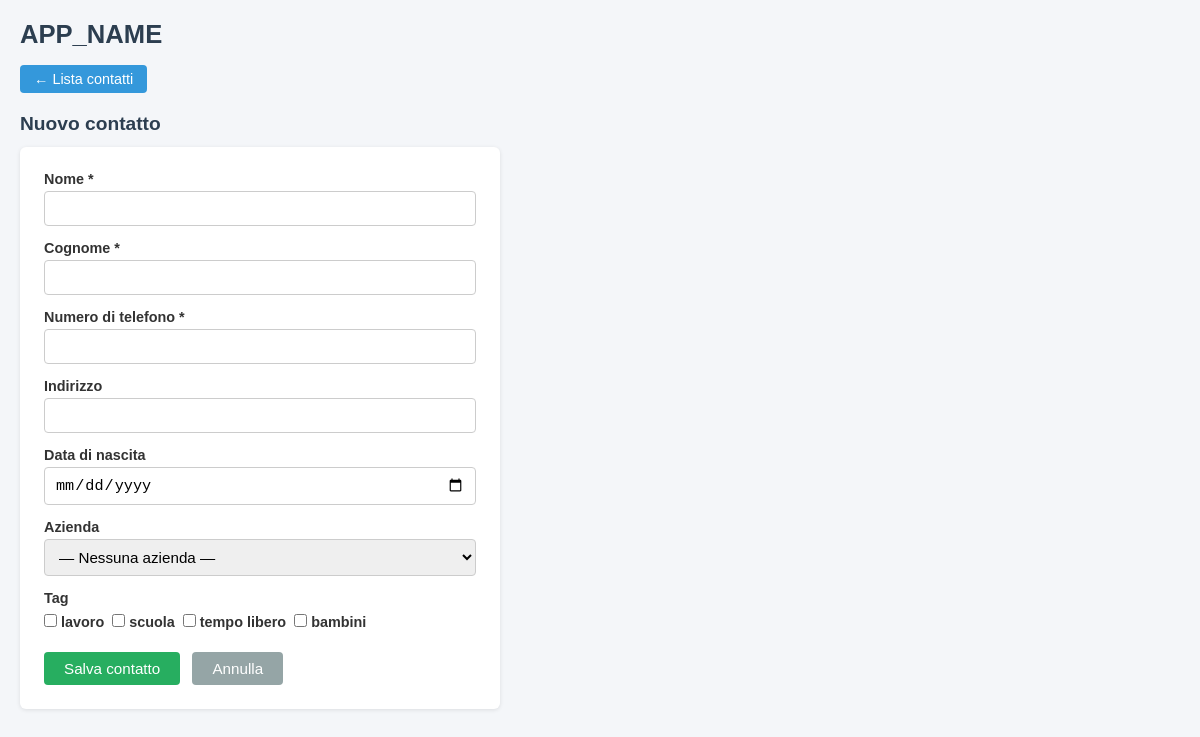
Page /create.php on the committed database.
### tables this page shows
CREATE TABLE IF NOT EXISTS `tags` (
  `id`   INT(11)      NOT NULL AUTO_INCREMENT,
  `nome` VARCHAR(100) NOT NULL,
  PRIMARY KEY (`id`),
  UNIQUE KEY `uq_tags_nome` (`nome`)
);

### db.php (called while the page is built, shortened)
<?php
function get_db(): PDO
{
    static $pdo = null;
    if ($pdo === null) {
        $dsn = sprintf(
            'mysql:host=%s;dbname=%s;charset=%s',
            DB_HOST,
            DB_NAME,
            DB_CHARSET
        );
        $options = [
            PDO::ATTR_ERRMODE            => PDO::ERRMODE_EXCEPTION,
            PDO::ATTR_DEFAULT_FETCH_MODE => PDO::FETCH_ASSOC,
            PDO::ATTR_EMULATE_PREPARES   => false,
        ];
        $pdo = new PDO($dsn, DB_USER, DB_PASS, $options);
    }
    return $pdo;
}

### create.php (the view, shortened to what this page needs)
<?php
require_once __DIR__ . '/db.php';
try {
    $tags_disponibili = get_db()->query('SELECT id, nome FROM tags ORDER BY id')->fetchAll();
} catch (PDOException $e) {
    $tags_disponibili = [];
}
?>
<!DOCTYPE html>
<html lang="it">
<head>
    <link rel="stylesheet" href="style.css">
</head>
<body>
    <h1><?= APP_NAME ?></h1>
    <nav><a href="index.php">← Lista contatti</a></nav>
    <h2>Nuovo contatto</h2>
    <form method="post" action="create.php">
        <div class="form-group">
            <label for="nome">Nome *</label>
            <input type="text" id="nome" name="nome"
                   value="<?= htmlspecialchars($_POST['nome'] ?? '') ?>" required>
        </div>
        <div class="form-group">
            <label for="cognome">Cognome *</label>
            <input type="text" id="cognome" name="cognome"
                   value="<?= htmlspecialchars($_POST['cognome'] ?? '') ?>" required>
        </div>
        <div class="form-group">
            <label for="numero_telefono">Numero di telefono *</label>
            <input type="text" id="numero_telefono" name="numero_telefono"
                   value="<?= htmlspecialchars($_POST['numero_telefono'] ?? '') ?>" required>
        </div>
        <div class="form-group">
            <label for="indirizzo">Indirizzo</label>
            <input type="text" id="indirizzo" name="indirizzo"
                   value="<?= htmlspecialchars($_POST['indirizzo'] ?? '') ?>">
        </div>
        <div class="form-group">
            <label for="data_nascita">Data di nascita</label>
            <input type="date" id="data_nascita" name="data_nascita"
                   value="<?= htmlspecialchars($_POST['data_nascita'] ?? '') ?>">
        </div>
        <div class="form-group">
            <label for="id_azienda">Azienda</label>
            <select id="id_azienda" name="id_azienda">
                <option value="">— Nessuna azienda —</option>
            </select>
        </div>
        <?php if (!empty($tags_disponibili)): ?>
        <div class="form-group">
            <label>Tag</label>
            <div class="tag-checkboxes">
                <?php
                $selected_tags = array_values(array_filter(
                    array_map('intval', $_POST['tags'] ?? []),
                    fn($v) => $v > 0
                ));
                foreach ($tags_disponibili as $tag):
                ?>
                    <label class="tag-checkbox-label">
                        <input type="checkbox" name="tags[]"
                               value="<?= $tag['id'] ?>"
                               <?= in_array((int)$tag['id'], $selected_tags, true) ? 'checked' : '' ?>>
                        <?= htmlspecialchars($tag['nome']) ?>
                    </label>
                <?php endforeach; ?>
            </div>
        </div>
        <?php endif; ?>
        <button type="submit" class="btn-primary">Salva contatto</button>
        <a href="index.php" class="btn-cancel">Annulla</a>
    </form>
</body>
</html>

### style.css (style rules this page uses)
*, *::before, *::after { box-sizing: border-box; margin: 0; padding: 0; }
body { font-family: Arial, Helvetica, sans-serif; font-size: 15px; background: #f4f6f9; color: #333; padding: 20px; }
h1 { font-size: 1.6rem; margin-bottom: 16px; color: #2c3e50; }
h2 { font-size: 1.2rem; margin-bottom: 12px; color: #2c3e50; }
nav { margin-bottom: 20px; }
nav a { display: inline-block; margin-right: 8px; padding: 6px 14px; background: #3498db; color: #fff; border-radius: 4px; text-decoration: none; font-size: 0.9rem; }
form { background: #fff; padding: 24px; border-radius: 6px; box-shadow: 0 1px 4px rgba(0,0,0,.1); max-width: 480px; }
.form-group { margin-bottom: 14px; }
.form-group label { display: block; margin-bottom: 4px; font-weight: 600; font-size: 0.9rem; }
.form-group input, .form-group textarea, .form-group select { width: 100%; padding: 8px 10px; border: 1px solid #ccc; border-radius: 4px; font-size: 0.95rem; }
.btn-primary { display: inline-block; padding: 8px 20px; background: #27ae60; color: #fff; border: none; border-radius: 4px; font-size: 0.95rem; cursor: pointer; }
.btn-cancel { display: inline-block; padding: 8px 20px; background: #95a5a6; color: #fff; border-radius: 4px; text-decoration: none; font-size: 0.95rem; margin-left: 8px; }
.tag-checkboxes { display: flex; flex-wrap: wrap; gap: 8px; padding: 4px 0; }
.tag-checkbox-label { display: flex; align-items: center; gap: 4px; font-weight: normal; font-size: 0.95rem; cursor: pointer; }
.tag-checkbox-label input[type="checkbox"] { width: auto; cursor: pointer; }

### rows in the picture
tags: nome "lavoro"
tags: nome "scuola"
tags: nome "tempo libero"
tags: nome "bambini"

### other values in the picture
APP_NAME "APP_NAME"
